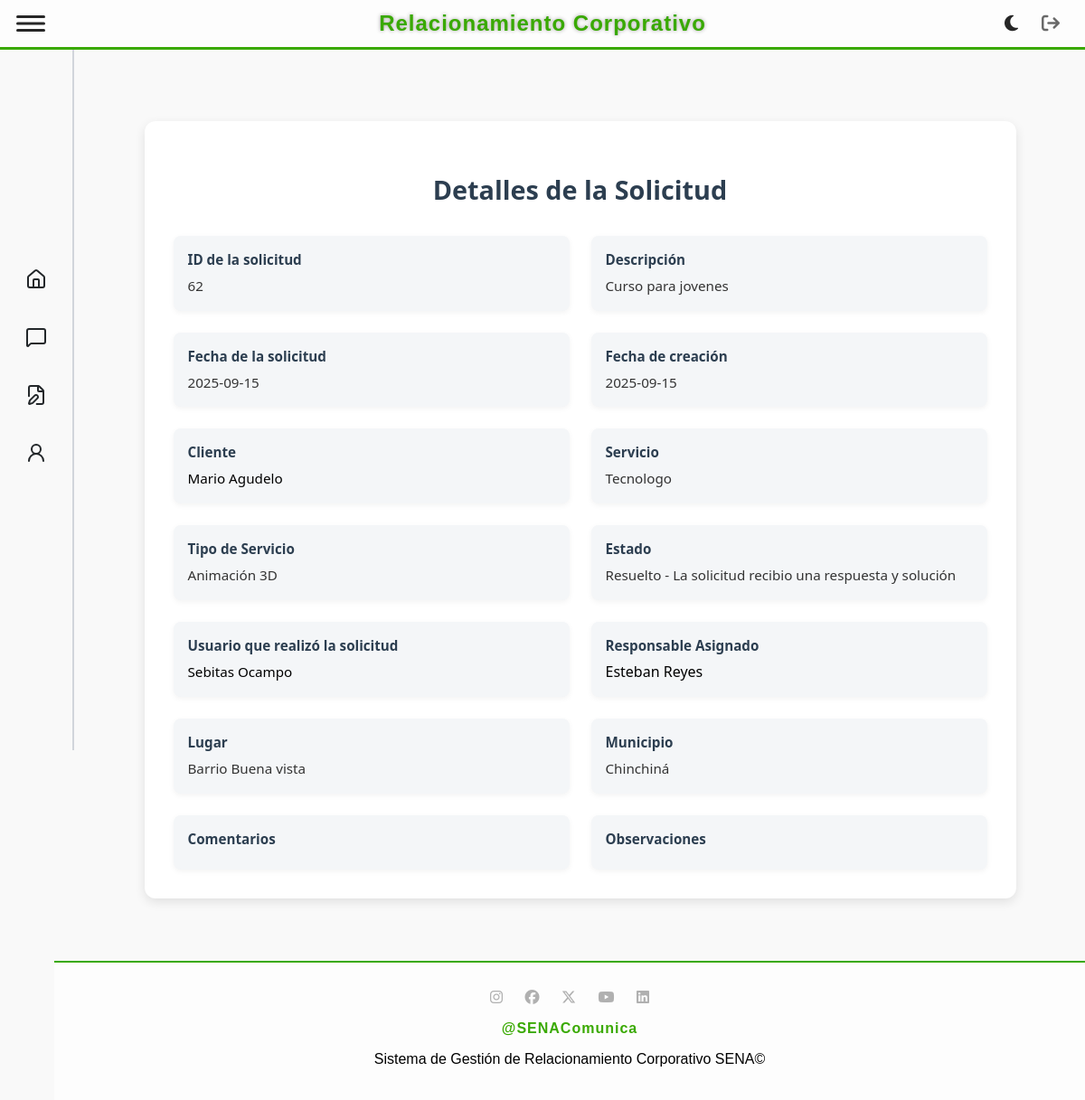
The app's page /solicitud/view/62 (signed in) with its own data.
### tables this page shows
CREATE TABLE `solicitud` (
  `idSolicitud` int(11) NOT NULL,
  `FechaEvento` date DEFAULT NULL,
  `FechaCreacion` date NOT NULL,
  `Lugar` varchar(80) DEFAULT NULL,
  `Municipio` varchar(50) NOT NULL,
  `Observaciones` text DEFAULT NULL,
  `Comentarios` text DEFAULT NULL,
  `MedioSolicitud` varchar(50) DEFAULT NULL,
  `DescripcionNecesidad` varchar(100) DEFAULT NULL,
  `FKusuario` int(11) NOT NULL,
  `FKtipoEvento` int(11) NOT NULL,
  `FKestado` int(11) NOT NULL,
  `FKcliente` int(11) NOT NULL,
  `FKtipoServicio` int(11) NOT NULL,
  `Asignacion` int(11) DEFAULT NULL
);

CREATE TABLE `cliente` (
  `idCliente` int(11) NOT NULL,
  `DocumentoCliente` varchar(20) NOT NULL,
  `NombreCliente` varchar(100) NOT NULL,
  `CorreoCliente` varchar(100) NOT NULL,
  `TelefonoCliente` varchar(10) NOT NULL
);

CREATE TABLE `servicio` (
  `idServicio` int(11) NOT NULL,
  `Servicio` varchar(100) NOT NULL,
  `Color` varchar(7) NOT NULL
);

CREATE TABLE `tiposervicio` (
  `idTipoServicio` int(11) NOT NULL,
  `TipoServicio` varchar(100) NOT NULL,
  `FKidServicio` int(11) NOT NULL
);

CREATE TABLE `estado` (
  `idEstado` int(11) NOT NULL,
  `Estado` varchar(45) NOT NULL,
  `Descripcion` varchar(100) NOT NULL,
  `Color` varchar(7) NOT NULL DEFAULT '#4361ee'
);

CREATE TABLE `usuario` (
  `idUsuario` int(11) NOT NULL,
  `DocumentoUsuario` varchar(20) NOT NULL,
  `NombreUsuario` varchar(100) NOT NULL,
  `CorreoUsuario` varchar(100) NOT NULL,
  `TelefonoUsuario` varchar(10) NOT NULL,
  `ContraseñaUsuario` varchar(255) NOT NULL,
  `FKidRol` int(11) NOT NULL
);

### app/controllers/baseController.php (called while the page is built, shortened)
<?php
class BaseController
{
    public $layout = "default";
    public function render(string $view, array $arrayData = null)
    {
        $layout = MAIN_APP_ROUTE . "../views/layouts/{$this->layout}.php";
        include_once $layout;
    }
}

### app/controllers/solicitudController.php (called while the page is built, shortened)
<?php
require_once "baseController.php";
require_once MAIN_APP_ROUTE . "../models/SolicitudModel.php";
class SolicitudController extends BaseController
{
    public function viewSolicitud($id)
    {
        $solicitudObj = new SolicitudModel();
        $solicitudInfo = $solicitudObj->getSolicitud($id);
        $data = [
            "solicitud" => $solicitudInfo,
            "titulo" => "Ver solicitud #" . $id
        ];
        $this->render("solicitud/viewOne.php", $data);
    }
}

### app/models/BaseModel.php (called while the page is built, shortened)
<?php
abstract class BaseModel {
    public function __construct() {
        try {
            $options = [
                PDO::ATTR_ERRMODE => PDO::ERRMODE_EXCEPTION,
                PDO::ATTR_DEFAULT_FETCH_MODE => PDO::FETCH_OBJ
            ];
            $dsn = DRIVER.':host='.HOST.';dbname='.DATABASE;
            $this->dbConnection = new PDO($dsn, USERNAME_DB, PASSWORD_DB, $options);
        } catch (PDOException $ex) {
            echo 'Error en la conexión: '.$ex->getMessage();
            exit;
        }
    }
}

### app/models/solicitudModel.php (called while the page is built, shortened)
<?php
require_once MAIN_APP_ROUTE . "../models/BaseModel.php";
class SolicitudModel extends BaseModel
{
    public function __construct(
        ?int $idSolicitud = null,
        ?string $Descripcion = null,
        ?string $FechaSolicitud = null,
        ?int $IdCliente = null,
        ?int $IdServicio = null,
        ?int $IdEstado = null
    ) {
        $this->table = "solicitud";
    }
    public function getSolicitud($id)
    {
        try {
            $sql = "SELECT s.*,
                       c.idCliente,
                       c.NombreCliente,
                       c.CorreoCliente,
                       c.TelefonoCliente,
                       c.DocumentoCliente,
                       ts.TipoServicio,
                       sv.Servicio,
                       e.Estado,
                       e.Descripcion as EstadoDescripcion,
                       u.NombreUsuario,
                       ua.NombreUsuario AS NombreUsuarioAsignado  -- Agrega esta línea
                FROM {$this->table} s
                JOIN cliente c ON s.FKcliente = c.idCliente
                JOIN tiposervicio ts ON s.FKtipoServicio = ts.idTipoServicio
                JOIN servicio sv ON ts.FKidServicio = sv.idServicio
                JOIN estado e ON s.FKestado = e.idEstado
                JOIN usuario u ON s.FKusuario = u.idUsuario
                LEFT JOIN usuario ua ON s.Asignacion = ua.idUsuario  -- Agrega esta línea
                WHERE s.idSolicitud = :id";
            $statement = $this->dbConnection->prepare($sql);
            $statement->bindParam(":id", $id, PDO::PARAM_INT);
            $statement->execute();
            return $statement->fetch(PDO::FETCH_OBJ);
        } catch (PDOException $ex) {
            throw new PDOException("Error al obtener la solicitud: " . $ex->getMessage());
        }
    }
}

### app/views/solicitud/viewOne.php (the view, shortened to what this page needs)
<div class="data-container">
    <h2 class="form-title">Detalles de la Solicitud</h2>
    <?php
    if ($solicitud && is_object($solicitud)) {
        echo  "
                <div class='record-details'>
                <div class='detail-group'>
                    <label>ID de la solicitud</label>
                    <span>{$solicitud->idSolicitud}</span>
                </div>
                <div class='detail-group'>
                    <label>Descripción</label>
                    <span>{$solicitud->DescripcionNecesidad}</span>
                </div>
                <div class='detail-group'>
                    <label>Fecha de la solicitud</label>
                    <span>{$solicitud->FechaEvento}</span>
                </div>
                <div class='detail-group'>
                    <label>Fecha de creación</label>
                    <span>{$solicitud->FechaCreacion}</span>
                </div>
                <div class='detail-group'>
                    <label>Cliente</label>
                    <span><a href='#' onclick='mostrarClienteModal({$solicitud->idCliente}); return false;' style='color:#000;text-decoration:none;cursor:pointer'>{$solicitud->NombreCliente}</a></span>
                </div>
                <div class='detail-group'>
                    <label>Servicio</label>
                    <span>{$solicitud->Servicio}</span>
                </div>
                <div class='detail-group'>
                    <label>Tipo de Servicio</label>
                    <span>" . htmlspecialchars($solicitud->TipoServicio) . "</span>
                </div>
                <div class='detail-group'>
                    <label>Estado</label>
                    <span>{$solicitud->Estado} - {$solicitud->EstadoDescripcion}</span>
                </div>
                <div class='detail-group'>
                    <label>Usuario que realizó la solicitud</label>
                    <span><a href='/usuario/view/{$solicitud->FKusuario}' style='color:#000;text-decoration:none;cursor:pointer'>" . htmlspecialchars($solicitud->NombreUsuario) . "</a></span>
                </div>
                <div class='detail-group'>
                    <label>Responsable Asignado</label>
                    ";
                    if (!empty($solicitud->Asignacion) && !empty($solicitud->NombreUsuarioAsignado)) {
                        echo "<a href='/usuario/view/{$solicitud->Asignacion}' style='color:#000;text-decoration:none;cursor:pointer'>" . htmlspecialchars($solicitud->NombreUsuarioAsignado) . "</a>";
                    } else {
                        echo "<span>No asignado</span>";
                    }
                echo "
                </div>
                <div class='detail-group'>
                    <label>Lugar</label>
                    <span>" . htmlspecialchars($solicitud->Lugar ?? '') . "</span>
                </div>
                <div class='detail-group'>
                    <label>Municipio</label>
                    <span>" . htmlspecialchars($solicitud->Municipio ?? '') . "</span>
                </div>
                <div class='detail-group'>
                    <label>Comentarios</label>
                    <span>" . htmlspecialchars($solicitud->Comentarios ?? '') . "</span>
                </div>
                <div class='detail-group'>
                    <label>Observaciones</label>
                    <span>" . htmlspecialchars($solicitud->Observaciones ?? '') . "</span>
                </div>
              </div>";
    }
    ?>
</div>

### public/css/styles_admin_layout.css (style rules this page uses)
html, body { height: 100vh; min-height: 100vh; }
body { display: flex; flex-direction: column; min-height: 100vh; margin: 0; font-family: sans-serif; background-color: #f9f9f9; transition: margin-left 0.3s ease; }

### app/views/solicitud/viewOne.php (style rules this page uses)
.data-container { max-width: 900px; margin: 2rem auto; padding: 2rem; background-color: #ffffff; border-radius: 12px; box-shadow: 0 4px 12px rgba(0, 0, 0, 0.1); font-family: 'Segoe UI', Tahoma, Geneva, Verdana, sans-serif; }
.form-title { color: #2c3e50; margin-bottom: 2rem; font-size: 1.8rem; text-align: center; font-weight: 600; }
.record-details { display: grid; grid-template-columns: repeat(2, 1fr); gap: 1.5rem; }
.detail-group { background-color: #f4f6f8; border-radius: 8px; padding: 1rem; box-shadow: 0 2px 6px rgba(0, 0, 0, 0.05); }
.detail-group label { display: block; font-weight: bold; font-size: 0.95rem; color: #2c3e50; margin-bottom: 0.5rem; }
.detail-group span { font-weight: normal; font-size: 0.95rem; color: #333; line-height: 1.5; }

### records on screen
solicitud: idSolicitud "62", DescripcionNecesidad "Curso para jovenes", FechaEvento "2025-09-15", FechaCreacion "2025-09-15", FKcliente.NombreCliente "Mario Agudelo", servicio.Servicio "Tecnologo", FKtipoServicio.TipoServicio "Animación 3D", FKestado.Estado "Resuelto", FKestado.Descripcion "La solicitud recibio una respuesta y solución", FKusuario.NombreUsuario "Sebitas Ocampo", usuario.NombreUsuario "Esteban Reyes", Lugar "Barrio Buena vista", Municipio "Chinchiná"
